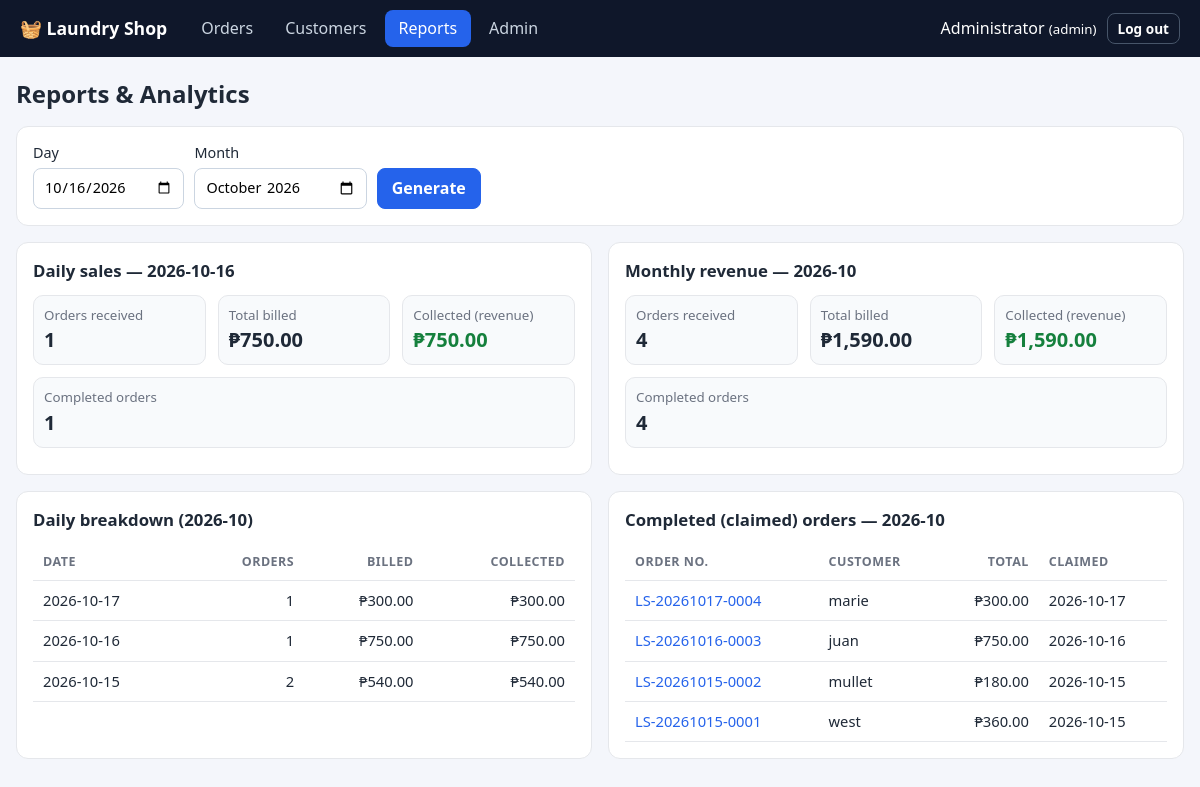
The app's page /reports (signed in) with its own data.
### tables this page shows
CREATE TABLE users (
    id            INTEGER PRIMARY KEY AUTOINCREMENT,
    username      TEXT NOT NULL UNIQUE COLLATE NOCASE,
    full_name     TEXT NOT NULL,
    password_hash TEXT NOT NULL,
    salt          TEXT NOT NULL,
    role          TEXT NOT NULL CHECK (role IN ('admin', 'staff'))
);

CREATE TABLE orders (
    id           INTEGER PRIMARY KEY AUTOINCREMENT,
    order_no     TEXT NOT NULL UNIQUE,
    customer_id  INTEGER NOT NULL REFERENCES customers(id),
    laundry_type TEXT NOT NULL,
    weight_kg    REAL NOT NULL CHECK (weight_kg > 0),
    service_id   INTEGER NOT NULL REFERENCES services(id),
    price_per_kg REAL NOT NULL,          -- price snapshot so later price changes don't alter old orders
    total        REAL NOT NULL,
    order_date   TEXT NOT NULL,          -- YYYY-MM-DD
    status       TEXT NOT NULL DEFAULT 'Pending',
    claimed_date TEXT,
    created_by   INTEGER
);

CREATE TABLE customers (
    id         INTEGER PRIMARY KEY AUTOINCREMENT,
    name       TEXT NOT NULL,
    contact    TEXT NOT NULL DEFAULT '',
    created_at TEXT NOT NULL DEFAULT CURRENT_TIMESTAMP
);

### app.py (the view)
@app.route("/reports")
@admin_required
def reports():
    day, month = request.args.get("day", db.today()), request.args.get("month", db.today()[:7])
    try:
        day = parse_date(day, "Day")
        month = datetime.strptime(month.strip(), "%Y-%m").strftime("%Y-%m")
    except ValueError:
        flash("Use YYYY-MM-DD for the day and YYYY-MM for the month.", "error")
        day, month = db.today(), db.today()[:7]
    start, end = f"{month}-01", f"{month}-31"
    return render_template("reports.html", day=day, month=month,
                           daily=db.sales_summary(day, day), monthly=db.sales_summary(start, end),
                           breakdown=db.daily_breakdown(start, end), completed=db.completed_orders(start, end))

### app.py (called while the page is built)
def csrf_token():
    if "_csrf" not in session:
        session["_csrf"] = secrets.token_hex(16)
    return session["_csrf"]

@app.before_request
def check_csrf():
    if request.method == "POST":
        sent, real = request.form.get("_csrf", ""), session.get("_csrf", "")
        if not real or not secrets.compare_digest(sent, real):
            abort(400, "Invalid or missing form token. Go back, refresh the page and try again.")

@app.template_filter("peso")
def peso(value):
    return f"₱{value or 0:,.2f}"

@app.context_processor
def inject_globals():
    return dict(
        user=session.get("user"), csrf_token=csrf_token, statuses=db.STATUSES,
        methods=db.PAYMENT_METHODS, pay_status=db.payment_status,
        shop_name=SHOP_NAME, shop_address=SHOP_ADDRESS, shop_contact=SHOP_CONTACT,
        balance_of=lambda o: max(round(o["total"] - o["paid"], 2), 0),
    )

def login_required(view):
    @wraps(view)
    def wrapper(*a, **kw):
        if not session.get("user"):
            return redirect(url_for("login"))
        return view(*a, **kw)
    return wrapper

def admin_required(view):
    @wraps(view)
    @login_required
    def wrapper(*a, **kw):
        if session["user"]["role"] != "admin":
            abort(403)
        return view(*a, **kw)
    return wrapper

def parse_date(text, field):
    try:
        return datetime.strptime(text.strip(), "%Y-%m-%d").strftime("%Y-%m-%d")
    except ValueError:
        raise ValueError(f"{field} must be in YYYY-MM-DD format.")

### db.py (called while the page is built)
@contextmanager
def db():
    conn = sqlite3.connect(DB_PATH)
    conn.row_factory = sqlite3.Row
    conn.execute("PRAGMA foreign_keys = ON")
    try:
        yield conn
        conn.commit()
    except Exception:
        conn.rollback()
        raise
    finally:
        conn.close()

def today():
    return date.today().strftime("%Y-%m-%d")

def sales_summary(start, end):
    with db() as c:
        o = c.execute(
            "SELECT COUNT(*) n, COALESCE(SUM(total),0) billed FROM orders WHERE order_date BETWEEN ? AND ?",
            (start, end),
        ).fetchone()
        collected = c.execute(
            "SELECT COALESCE(SUM(amount),0) FROM payments WHERE date(paid_date) BETWEEN ? AND ?", (start, end)
        ).fetchone()[0]
        completed = c.execute(
            "SELECT COUNT(*) FROM orders WHERE status='Claimed' AND claimed_date BETWEEN ? AND ?", (start, end)
        ).fetchone()[0]
    return {"orders": o["n"], "billed": o["billed"], "collected": collected, "completed": completed}

### templates/reports.html (shortened to what this page needs)
{% extends "base.html" %}
{% block content %}
<div class="page-head"><h1>Reports &amp; Analytics</h1></div>
<form method="get" class="filters card">
  <label>Day <input type="date" name="day" value="{{ day }}"></label>
  <label>Month <input type="month" name="month" value="{{ month }}"></label>
  <button class="btn primary">Generate</button>
</form>
<div class="grid2">
  {% for title, d in [('Daily sales — ' ~ day, daily), ('Monthly revenue — ' ~ month, monthly)] %}
  <section class="card">
    <h2>{{ title }}</h2>
    <div class="money four">
      <div><small>Orders received</small><strong>{{ d.orders }}</strong></div>
      <div><small>Total billed</small><strong>{{ d.billed|peso }}</strong></div>
      <div><small>Collected (revenue)</small><strong class="ok">{{ d.collected|peso }}</strong></div>
      <div><small>Completed orders</small><strong>{{ d.completed }}</strong></div>
    </div>
  </section>
  {% endfor %}
</div>
<div class="grid2">
  <section class="card table-wrap">
    <h2>Daily breakdown ({{ month }})</h2>
    <table>
      <thead><tr><th>Date</th><th class="r">Orders</th><th class="r">Billed</th><th class="r">Collected</th></tr></thead>
      <tbody>{% for d, v in breakdown %}<tr><td>{{ d }}</td><td class="r">{{ v.orders }}</td><td class="r">{{ v.billed|peso }}</td><td class="r">{{ v.collected|peso }}</td></tr>
      {% else %}<tr><td colspan="4" class="muted center">No activity this month.</td></tr>{% endfor %}</tbody>
    </table>
  </section>
  <section class="card table-wrap">
    <h2>Completed (claimed) orders — {{ month }}</h2>
    <table>
      <thead><tr><th>Order No.</th><th>Customer</th><th class="r">Total</th><th>Claimed</th></tr></thead>
      <tbody>{% for o in completed %}<tr><td><a href="{{ url_for('order_detail', order_id=o.id) }}">{{ o.order_no }}</a></td><td>{{ o.customer }}</td><td class="r">{{ o.total|peso }}</td><td>{{ o.claimed_date }}</td></tr>
      {% else %}<tr><td colspan="4" class="muted center">No claimed orders this month.</td></tr>{% endfor %}</tbody>
    </table>
  </section>
</div>
{% endblock %}

### templates/base.html (shortened to what this page needs)
<!doctype html>
<html lang="en">
<head>
  <link rel="stylesheet" href="{{ url_for('static', filename='style.css') }}">
</head>
<body>
{% if user %}
<header class="topbar">
  <div class="brand">🧺 Laundry Shop</div>
  <nav>
    <a href="{{ url_for('orders') }}" class="{{ 'active' if request.endpoint in ('orders','new_order','order_detail') }}">Orders</a>
    <a href="{{ url_for('customers') }}" class="{{ 'active' if request.endpoint in ('customers','customer_detail') }}">Customers</a>
    {% if user.role == 'admin' %}
    <a href="{{ url_for('reports') }}" class="{{ 'active' if request.endpoint == 'reports' }}">Reports</a>
    <a href="{{ url_for('admin') }}" class="{{ 'active' if request.endpoint == 'admin' }}">Admin</a>
    {% endif %}
  </nav>
  <form method="post" action="{{ url_for('logout') }}" class="userbox">
    <span>{{ user.name }} <small>({{ user.role }})</small></span>
    <button class="btn small ghost">Log out</button>
  </form>
</header>
{% endif %}
<main class="container">
  {% block content %}{% endblock %}
</main>
</body>
</html>

### static/style.css (style rules this page uses)
:root { --bg:#f4f6fb;--card:#fff;--text:#1f2937;--muted:#6b7280;--line:#e5e7eb;--primary:#2563eb;--primary-d:#1d4ed8;--danger:#dc2626;--ok:#15803d }
* { box-sizing:border-box }
body { margin:0;font-family:system-ui,-apple-system,"Segoe UI",Roboto,sans-serif;background:var(--bg);color:var(--text);line-height:1.45 }
a { color:var(--primary);text-decoration:none }
h1 { font-size:1.5rem;margin:0 }
h2 { font-size:1.05rem;margin:0 0 .75rem }
.container { max-width:1200px;margin:0 auto;padding:20px 16px 48px }
.r { text-align:right }
.topbar { background:#0f172a;color:#fff;display:flex;align-items:center;gap:20px;padding:10px 20px;flex-wrap:wrap }
.brand { font-weight:700;font-size:1.1rem }
.topbar nav { display:flex;gap:4px;flex:1 }
.topbar nav a { color:#cbd5e1;padding:7px 14px;border-radius:8px }
.topbar nav a.active { background:var(--primary);color:#fff }
.userbox { display:flex;align-items:center;gap:10px;margin:0 }
.card { background:var(--card);border:1px solid var(--line);border-radius:12px;padding:16px;margin-bottom:16px }
.page-head { display:flex;justify-content:space-between;align-items:center;margin-bottom:14px;gap:10px;flex-wrap:wrap }
.grid2 { display:grid;grid-template-columns:repeat(auto-fit,minmax(340px,1fr));gap:16px }
.grid2>.card { margin-bottom:0 }
.grid2 { margin-bottom:16px }
input,select { font:inherit;padding:8px 10px;border:1px solid #cbd5e1;border-radius:8px;background:#fff;max-width:100% }
label { display:flex;flex-direction:column;gap:4px;font-size:.9rem;font-weight:500 }
.btn { font:inherit;font-weight:600;padding:8px 14px;border-radius:8px;border:1px solid #cbd5e1;background:#fff;color:var(--text);cursor:pointer;display:inline-block }
.btn.primary { background:var(--primary);border-color:var(--primary);color:#fff }
.btn.ghost { background:transparent }
.topbar .btn.ghost { color:#fff;border-color:#475569 }
.btn.small { padding:5px 10px;font-size:.85rem }
.filters { display:flex;gap:10px;align-items:end;flex-wrap:wrap }
.table-wrap { overflow-x:auto }
table { width:100%;border-collapse:collapse;font-size:.92rem }
th,td { padding:9px 10px;border-bottom:1px solid var(--line);text-align:left;white-space:nowrap }
th.r,td.r { text-align:right }
th { font-size:.78rem;text-transform:uppercase;letter-spacing:.04em;color:var(--muted) }
.money { display:flex;gap:12px;margin-bottom:10px;flex-wrap:wrap }
.money>div { flex:1;min-width:110px;background:#f8fafc;border:1px solid var(--line);border-radius:10px;padding:10px }
.money small { display:block;color:var(--muted) }
.money strong { font-size:1.25rem }
.money.four>div { min-width:130px }
.ok { color:var(--ok) }

### records on screen
users: name "Administrator"
orders: order_no "LS-20261017-0004", customer "marie", total|peso "₱300.00", claimed_date "2026-10-17"
orders: order_no "LS-20261016-0003", customer "juan", total|peso "₱750.00", claimed_date "2026-10-16"
orders: order_no "LS-20261015-0002", customer "mullet", total|peso "₱180.00", claimed_date "2026-10-15"
orders: order_no "LS-20261015-0001", customer "west", total|peso "₱360.00", claimed_date "2026-10-15"

### other values on screen
{{ user.role }} "admin"
{{ title }} "Daily sales — 2026-10-16" "Monthly revenue — 2026-10"
{{ d.orders }} "1" "4"
{{ d.billed|peso }} "₱750.00" "₱1,590.00"
{{ d.collected|peso }} "₱750.00" "₱1,590.00"
{{ d.completed }} "1" "4"
{{ month }} "2026-10"
{{ d }} "2026-10-17" "2026-10-16" "2026-10-15"
{{ v.orders }} "1" "1" "2"
{{ v.billed|peso }} "₱300.00" "₱750.00" "₱540.00"
{{ v.collected|peso }} "₱300.00" "₱750.00" "₱540.00"
